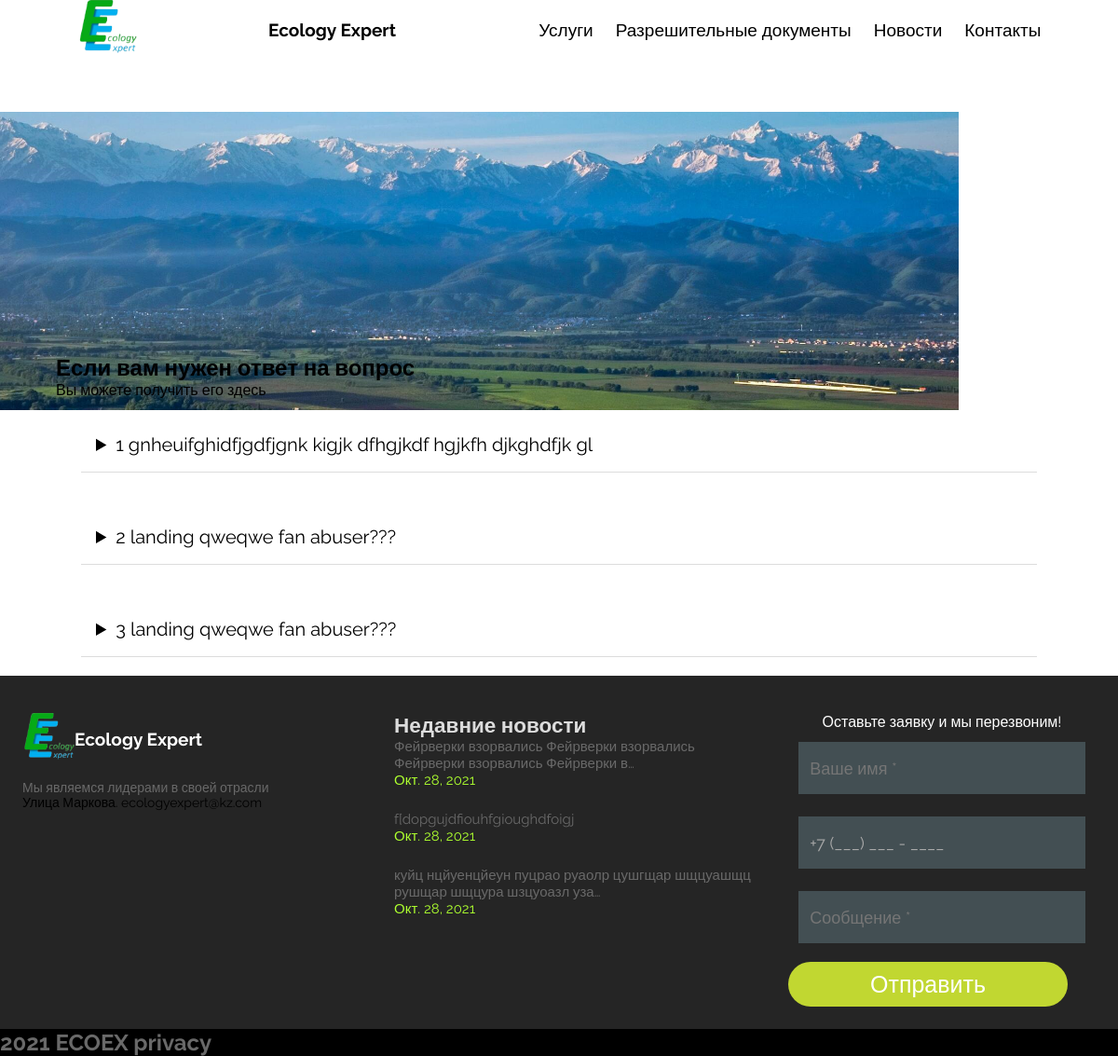
Before: /faqs/ with the older database file.
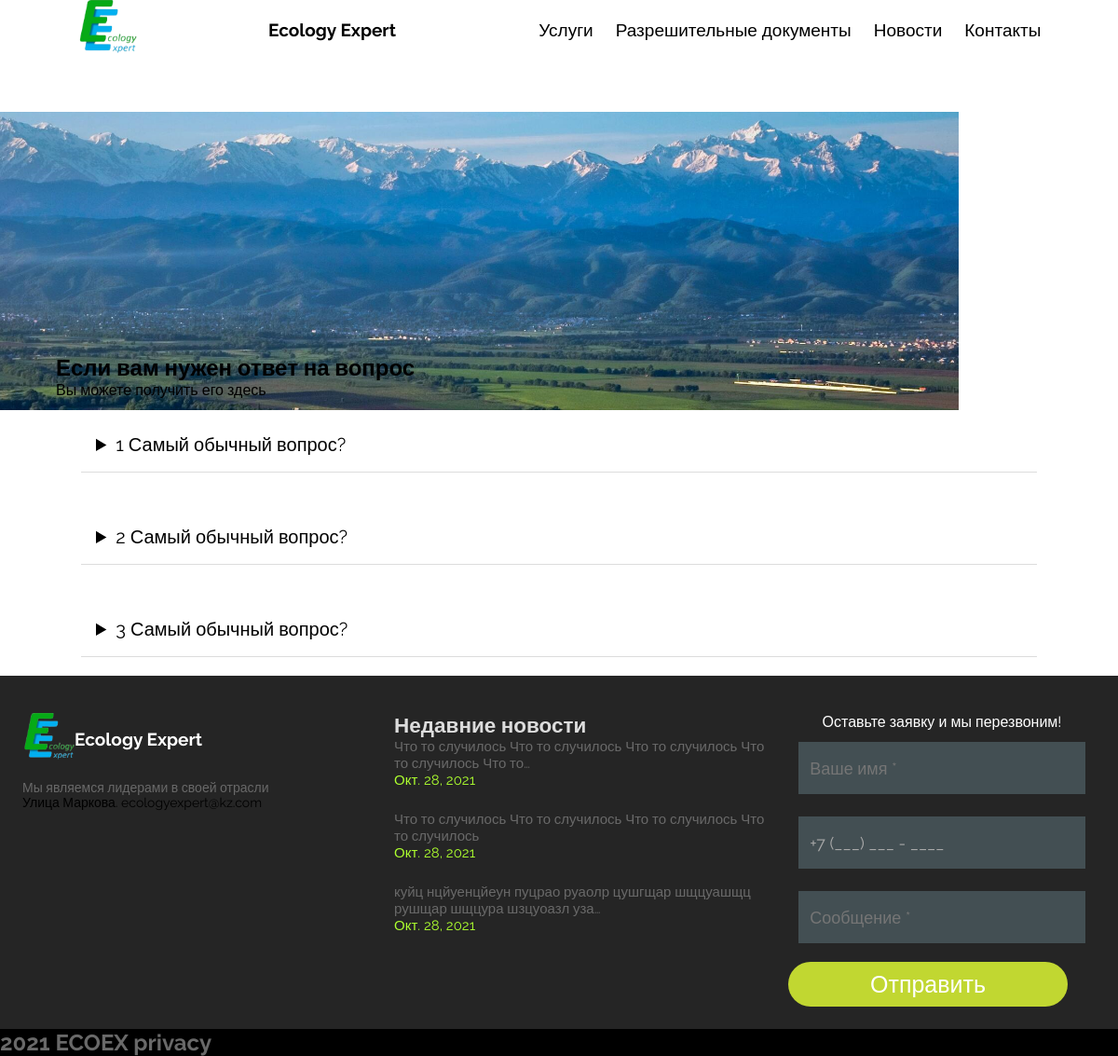
After: the same page with the newer database file.
### landing/models.py (models this page shows, shortened)
class FAQ(models.Model):
    question = models.CharField(max_length=150)
    answer = models.CharField(max_length=350)

class News(models.Model):
    title = models.CharField(max_length=150)
    date = models.DateField(auto_now_add=True)
    slug = models.SlugField(max_length=75, unique=True, db_index=True, verbose_name="URL")
    image = models.ImageField(upload_to="news/", null=True)
    description = models.TextField()

### landing/views.py (the view)
# urls.py: path('faqs/', views.faq_list_page, name='faq_fan'),
def faq_list_page(request):
    context = {}
    context['FAQS'] = FAQ.objects.all()
    return render(request, 'faq/faq_list_page.html', context)

### landing/context_processors.py (called while the page is built)
def news(request):
    return {'RecentNews': News.objects.all()[:3]}

### templates/faq/faq_list_page.html (shortened to what this page needs)
{% extends 'landing/base.html' %}
{% load static %}
{% block head %}
<link rel="stylesheet" href="{% static 'css/faq.css' %}">
        <link rel="stylesheet" href="{% static 'css/header_non_main.css' %}">
{% endblock head %}
{% block content %}
    {% include 'parts/upper_new_mountain.html' %}
    <div class="Faq_block">
<h2>Если вам нужен ответ на вопрос</h2>
<p>Вы можете получить его здесь</p>
<div class="outer">
{% for faq in FAQS %}
<details>
            <summary>{{ forloop.counter }} {{ faq.question }}</summary>
        </details>
{% endfor %}
</div>
</div>
{% endblock content %}

### templates/landing/base.html (shortened to what this page needs)
<!DOCTYPE html>
{% load static %}
{% load cache %}
<html lang="en">
<head>
{% block head %}
{% endblock head %}
{% cache 25000 header %}
<link rel="stylesheet" href="{% static 'css/base.css' %}">
<link rel="stylesheet" href="{% static 'css/mobile_header.css' %}">
{% endcache %}
</head>
<body>
<section class="HeaderWrapper" id="header_wrapper" style="background-clip: content-box">
<header id="main_header">
    <div class="LogoImg"></div>
    <a href="{% url 'landing:main_page' %}" class="LogoText" id="LogoText">Ecology Expert</a>
    <div class="TextHeaderHorizontal">
        <p class="P_header"><a href="{% url 'landing:services' %}">Услуги</a></p>
        <p class="P_header"><a href="{% url 'landing:pass_docs' %}">Разрешительные документы</a></p>
        <p class="P_header"><a href="{% url 'landing:news_fan' %}">Новости</a></p>
        <p class="P_header"><a href="{% url 'landing:contacts_fan' %}">Контакты</a></p>
    </div>
</header>
</section>
{% block content %}
{% endblock content %}
<footer>
    <div class="Footer">
        <div class="LeftSideFooter">
            <div class="FooterLogo">
            <div class="FooterLogoImg"></div>
            <a href="{% url 'landing:main_page' %}" class="LogoText">Ecology Expert</a>
            </div>
                <p class="DescripFooter">Мы являемся лидерами в своей отрасли
</p>
            <p class="LocationFooter">Улица Маркова.
<a class="EmailFooter">ecologyexpert@kz.com</a></p>
        </div>
        <div class="MiddleSideFooter">
            <h2>Недавние новости</h2>
            <div>
              {% for new in RecentNews %}
                <a class="new_description">{{ new.description|truncatechars:75 }}</a>
                <p class="new_date" >{{ new.date }}</p>
              {% endfor%}
            </div>
        </div>
    {% include 'parts/form_footer.html' %}
    </div>
    <div class="UnderFooter">
        <h1>2021 ECOEX <a href="https://google.com">privacy</a></h1>
    </div>
</footer>
</body>
</html>

Changed rows visible on the page:
removed FAQ: question "gnheuifghidfjgdfjgnk kigjk dfhgjkdf hgjkfh djkghdfjk gl"
removed FAQ: question "landing qweqwe fan abuser???"
removed FAQ: question "landing qweqwe fan abuser???"
added FAQ: question "Самый обычный вопрос?"
added FAQ: question "Самый обычный вопрос?"
added FAQ: question "Самый обычный вопрос?"
changed News: description "Фейрверки взорвались Фейрверки взорвались Фейрверки взорвались Фейрверки в…" → "Что то случилось Что то случилось Что то случилось Что то случилось Что то…"
changed News: description "f[dopgujdfiouhfgioughdfoigj" → "Что то случилось Что то случилось Что то случилось Что то случилось"
